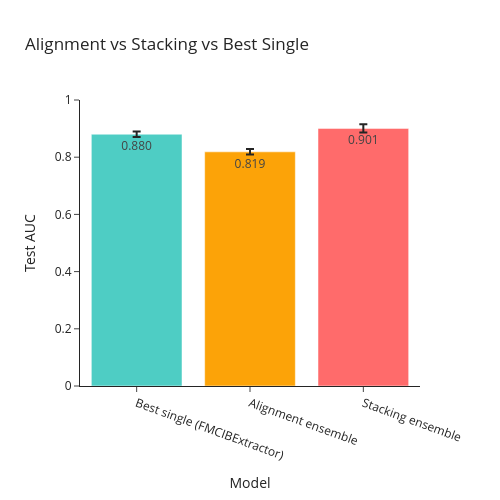

This figure's notebook cell:
### Markdown cell above
## Ensemble Comparison Summary

Visualize alignment ensemble, stacked ensemble, and the best single model in one chart.

### Code cell
# Compare ensembles against best single model
if 'ensemble_mean' not in globals() or 'stacking_mean' not in globals():
    raise RuntimeError("Run alignment and stacking sections first.")

best_single_name = best_model_name
best_single_mean = best_model_score
best_single_ci = 1.96 * np.std(individual_ensemble_scores[best_single_name], ddof=1) / np.sqrt(len(individual_ensemble_scores[best_single_name]))

labels = [f"Best single ({best_single_name})", "Alignment ensemble", "Stacking ensemble"]
means = [best_single_mean, ensemble_mean, stacking_mean]
errors = [best_single_ci, ensemble_ci, stacking_ci]
colors = ['#4ECDC4', '#FCA308', '#FF6B6B']

fig = go.Figure()
fig.add_trace(go.Bar(
    x=labels,
    y=means,
    error_y=dict(type='data', array=errors),
    marker_color=colors,
    text=[f"{m:.3f}" for m in means],
    textposition='auto'
))

fig.update_layout(
    title='Alignment vs Stacking vs Best Single',
    xaxis_title='Model',
    yaxis_title='Test AUC',
    height=500,
    width=500,
    template='simple_white',
    xaxis_tickangle=20
)
fig.update_yaxes(range=[0, 1.0])
fig.show()

print(f"Stacking uplift over best single: {stacking_mean - best_single_mean:+.4f}")
print(f"Stacking uplift over alignment ensemble: {stacking_mean - ensemble_mean:+.4f}")

### Figure 1 — Plotly figure (JSON) as saved in the notebook; plotly's stock layout.template omitted (floating-point values rounded to 4 significant figures)
{"data": [{"error_y": {"array": [0.009671, 0.009695, 0.01475], "type": "data"}, "marker": {"color": ["#4ECDC4", "#FCA308", "#FF6B6B"]}, "text": ["0.880", "0.819", "0.901"], "textposition": "auto", "type": "bar", "x": ["Best single (FMCIBExtractor)", "Alignment ensemble", "Stacking ensemble"], "y": [0.8804, 0.8188, 0.9007]}], "layout": {"height": 500, "title": {"text": "Alignment vs Stacking vs Best Single"}, "width": 500, "xaxis": {"tickangle": 20, "title": {"text": "Model"}}, "yaxis": {"range": [0, 1], "title": {"text": "Test AUC"}}}}
